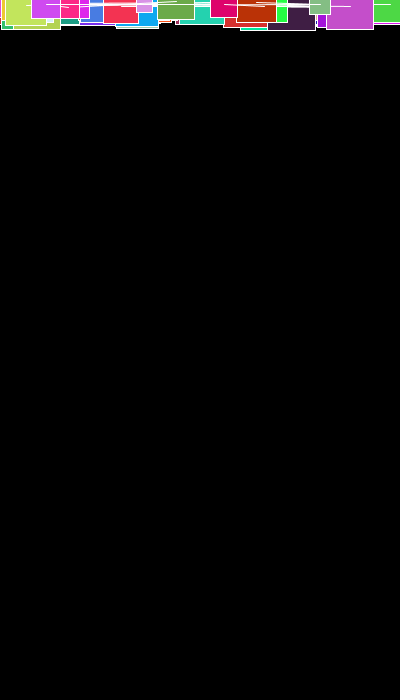
Frame 1 (no input)
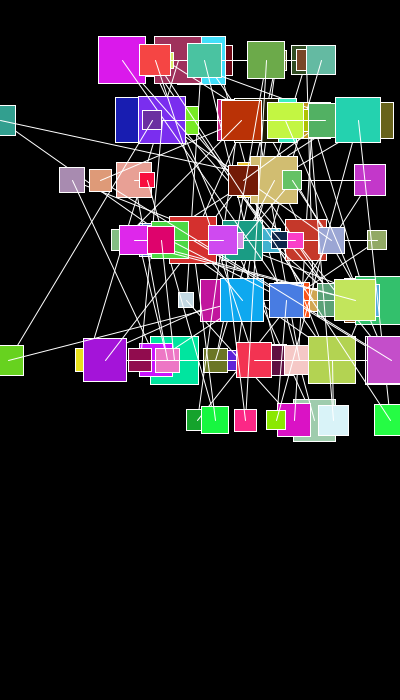
Frame 60 (the mouse pressed at the canvas centre just before this capture)
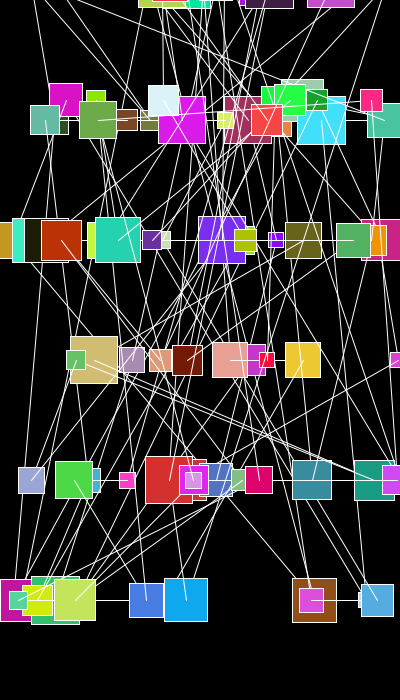
Frame 120 (the mouse held since frame 60 and released just before this capture)

The Processing sketch that drew these frames (run headless with seeded random() and noise(); from frame 60 on, the mouse is pressed at the canvas centre):

// Processing sketch: processing_60262
// ── processing_60262.pde

//Exam 3 practice
//Daniel C Lee

final int MAX = 100;
int [] x, y, dx, dy, edge;
color[] col;

void setup()
{
 size(400, 700);
 rectMode(CENTER);
 frameRate(24);
 stroke( 255);
 
 x = new int [MAX];
 y = new int [MAX];
 dx = new int [MAX];
 dy = new int [MAX];
 edge = new int [MAX];
 col = new color [MAX];
 
 initializeIntArray( x, 0, width);
 initializeIntArray( y, 0, 1);
 initializeIntArray(dx, 1, 8);
 initializeIntArray(dy, 1, 8);
 initializeIntArray( edge, 15, 50);
 initializeColorArray();
}

void initializeIntArray(int [] array, int small, int big)
{
  for (int i = 0; i < array.length; i++)
  {
   array[i] = int (random(small, big));
  }
  
}

void initializeColorArray()
{
 for ( int i = 0; i < col.length; i++)
 {
  col[i] = color(random(255), random(255), random(255));
 } 
}

void draw()
{
 background(0);
 moveFigures();
 drawFigures(); 
}

void moveFigures()
{
  int i = 0;
  for (i = 0; i < x.length; i++)
  {
 //code this function
 x[i] = x[i]+ dx[i];
 y[i] = y[i]+ dy[i];
  }
 bounceFigures();
 wrapFigures();
}

void bounceFigures()
{
  int i = 0;
  for(i= 0; i< x.length; i++)
  {
   if(x[i] + dx[i] > width || x[i] + dx [i] < 0 )
 {
 dx[i] = dx[i] * -1;
 }  
 }
}

void wrapFigures()
{
 int i = 0;
 for(i =0; i < x.length; i++)
 {
   if(y[i] + dy[i] > height)
   {
    y[i] = -40; 
   }
 } 
}


void drawFigures()
{
 for (int i = 0; i < x.length-1; i++)
 {
  fill(col[i]);
  rect(x[i], y[i], edge[i], edge[i]);
  line(x[i+1], y[i+1], x[i], y[i]);
 } 
 fill(col[x.length-1]);
 rect(x[x.length-1], y[x.length-1], edge[x.length-1], edge[x.length-1]);
 line( x[x.length-1], y[x.length-1], x[0], y[0]);
}
  
